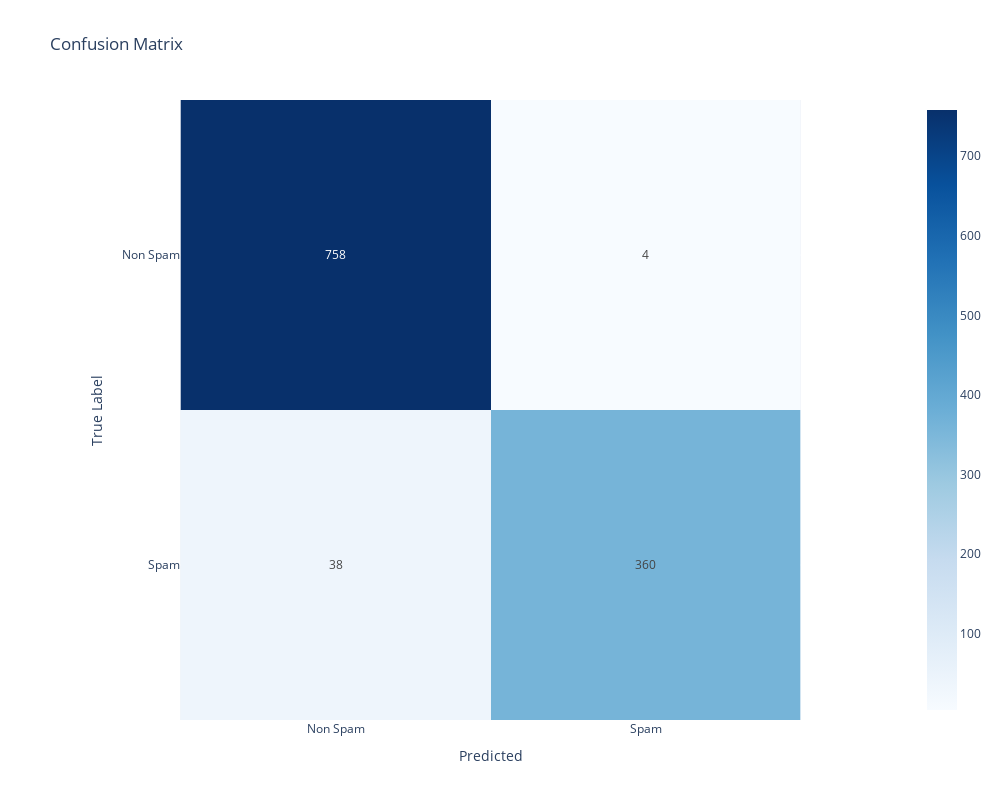

Here is the notebook cell this chart was saved with:
### Code cell
baseline_model.results_report(class_labels)

### Figure 1 — Plotly figure (JSON) as saved in the notebook; plotly's stock layout.template omitted (floating-point values rounded to 4 significant figures)
{"data": [{"coloraxis": "coloraxis", "hovertemplate": "Predicted: %{x}<br>True Label: %{y}<br>color: %{z}<extra></extra>", "name": "0", "texttemplate": "%{z}", "type": "heatmap", "x": ["Non Spam", "Spam"], "xaxis": "x", "y": ["Non Spam", "Spam"], "yaxis": "y", "z": [[758, 4], [38, 360]]}], "layout": {"coloraxis": {"colorscale": [[0, "rgb(247,251,255)"], [0.125, "rgb(222,235,247)"], [0.25, "rgb(198,219,239)"], [0.375, "rgb(158,202,225)"], [0.5, "rgb(107,174,214)"], [0.625, "rgb(66,146,198)"], [0.75, "rgb(33,113,181)"], [0.875, "rgb(8,81,156)"], [1, "rgb(8,48,107)"]]}, "height": 800, "title": {"text": "Confusion Matrix"}, "width": 1000, "xaxis": {"anchor": "y", "constrain": "domain", "domain": [0, 1], "scaleanchor": "y", "title": {"text": "Predicted"}}, "yaxis": {"anchor": "x", "autorange": "reversed", "constrain": "domain", "domain": [0, 1], "title": {"text": "True Label"}}}}
